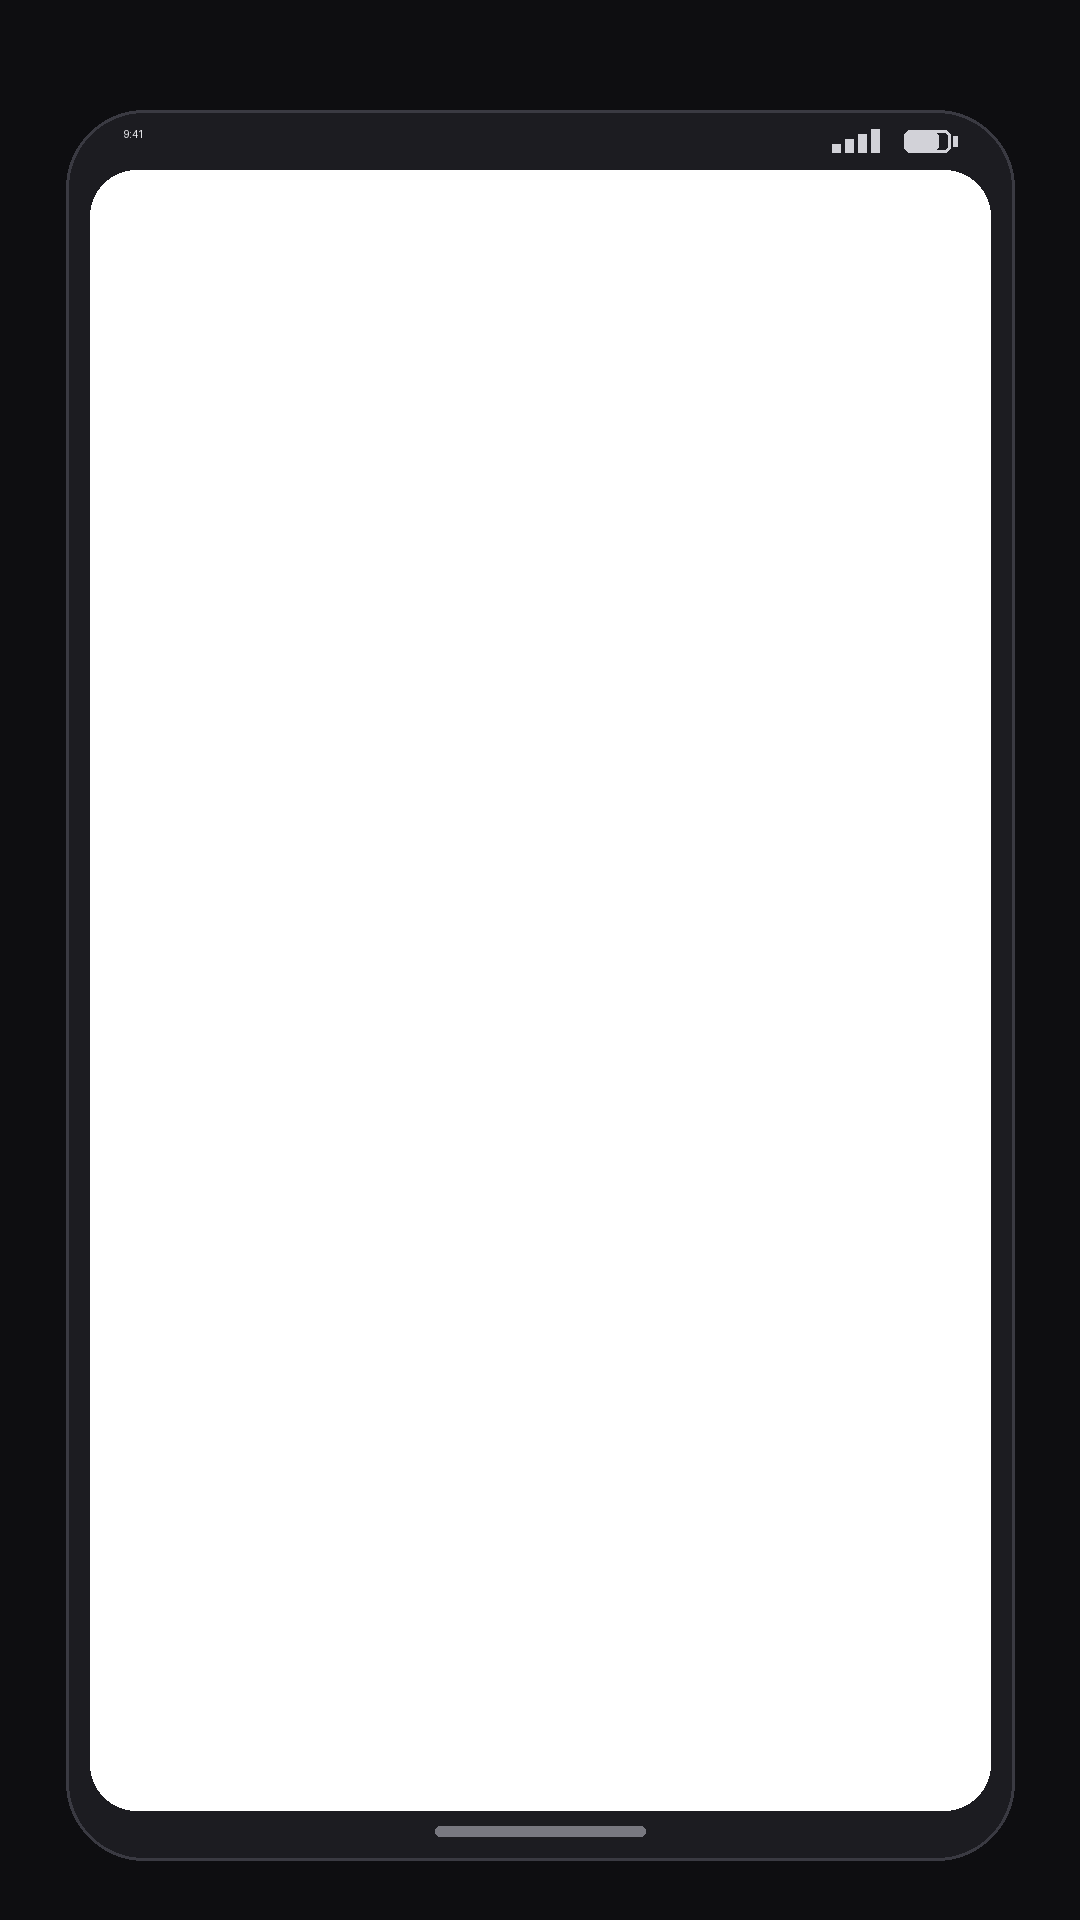

Write Python code to recreate this figure.
# מסגרת טלפון: PNG אטום עם "חור" שקוף במקום המסך.
# הווידאו מונח מתחתיו, ולכן הפינות המעוגלות והמסגרת מתקבלות בחינם.
from PIL import Image, ImageDraw
import os

S = r"C:/Users/NOAM~1.EDE/AppData/Local/Temp/claude/E--noamdev-SportDle/bd05242f-ddf7-4745-b778-63ae95662b09/scratchpad"

W, H = 1080, 1920
BODY = (66, 110, 1014, 1860)        # גוף המכשיר
SCREEN = (90, 170, 990, 1810)       # אזור המסך — 900x1640
BG = (14, 14, 17, 255)
BEZEL = (28, 28, 33, 255)
EDGE = (58, 58, 66, 255)

img = Image.new("RGBA", (W, H), BG)
d = ImageDraw.Draw(img)

# גוף המכשיר
d.rounded_rectangle(BODY, radius=78, fill=BEZEL, outline=EDGE, width=3)

# שורת הסטטוס — שעה משמאל, אייקונים מימין
d.text((SCREEN[0] + 34, 128), "9:41", fill=(238, 238, 242, 255))
bx = SCREEN[2] - 40
d.rounded_rectangle((bx - 46, 130, bx, 152), radius=6, outline=(210, 210, 216, 255), width=3)
d.rounded_rectangle((bx - 43, 133, bx - 12, 149), radius=3, fill=(210, 210, 216, 255))
d.rectangle((bx + 3, 136, bx + 7, 146), fill=(210, 210, 216, 255))
for i, hgt in enumerate((8, 13, 18, 23)):
    x = bx - 118 + i * 13
    d.rectangle((x, 152 - hgt, x + 8, 152), fill=(210, 210, 216, 255))

# פס הבית התחתון
d.rounded_rectangle((W // 2 - 105, 1826, W // 2 + 105, 1836), radius=5,
                    fill=(120, 120, 128, 255))

# חור המסך — שקוף לגמרי
hole = Image.new("RGBA", (W, H), (0, 0, 0, 0))
ImageDraw.Draw(hole).rounded_rectangle(SCREEN, radius=46, fill=(0, 0, 0, 255))
img.paste((0, 0, 0, 0), (0, 0), hole)

img.save(os.path.join(S, "phone.png"))
print("phone.png", img.size, "screen", SCREEN[2] - SCREEN[0], "x", SCREEN[3] - SCREEN[1])
